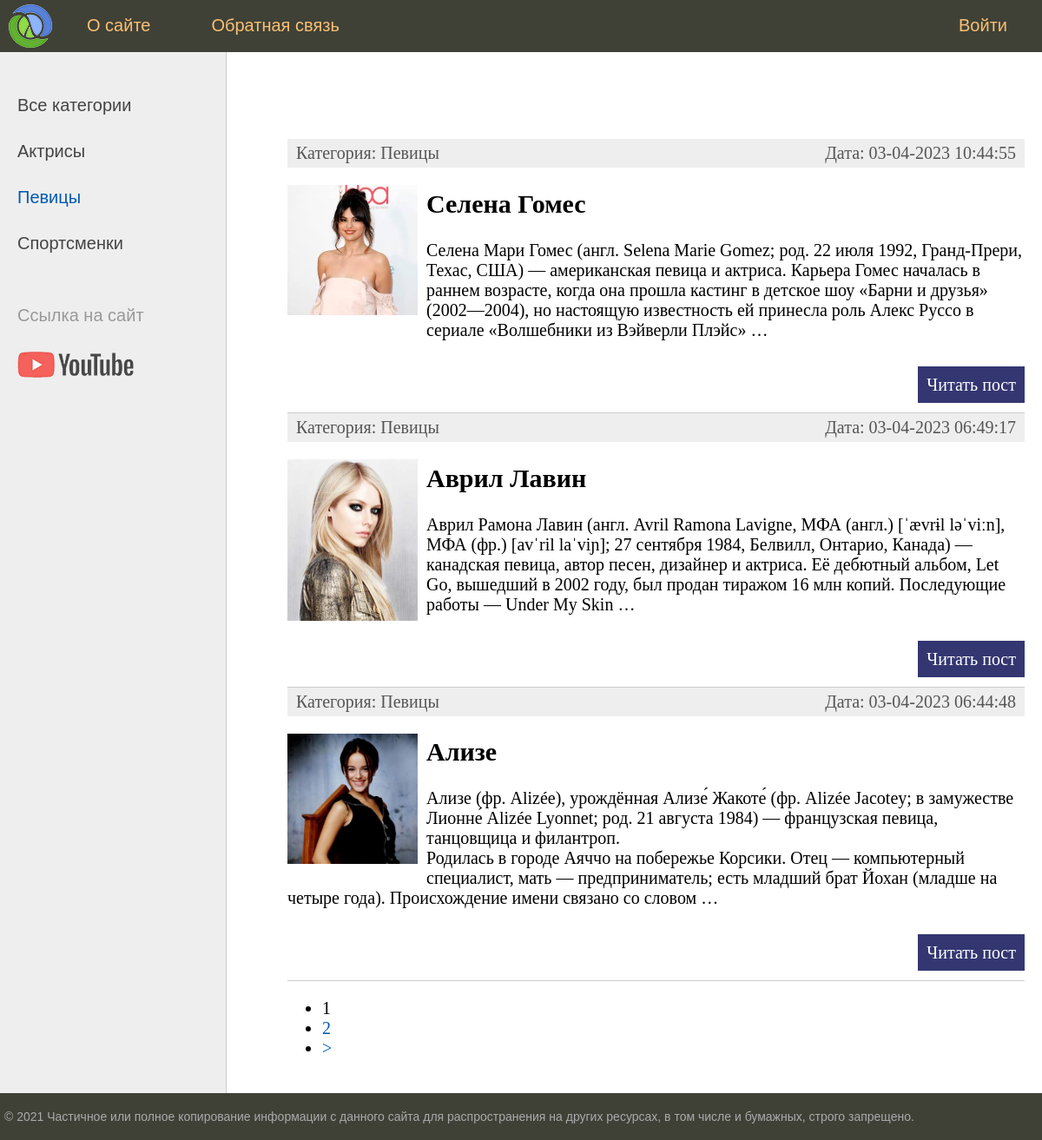
Screenshot of /category/pevicy/ with the database file from the repository.
### women/models.py (models this page shows, shortened)
class Category(models.Model):
    name = models.CharField(max_length=100, db_index=True, verbose_name="Категория")
    slug = models.SlugField(max_length=255, unique=True, db_index=True, verbose_name="URL")
    def __str__(self):
        return self.name
    def get_absolute_url(self):
        return reverse('category', kwargs={'cat_slug': self.slug})
    class Meta:
        verbose_name = 'Категорию'
        verbose_name_plural = 'Категории'
        ordering = ['id']

class Women(models.Model):
    title = models.CharField(max_length=255, verbose_name="Заголовок")
    slug = models.SlugField(max_length=255, unique=True, db_index=True, verbose_name="URL")
    content = models.TextField(blank=True, verbose_name="Текст статьи")                                    #  blank=True поле может оставаться пустым
    photo = models.ImageField(upload_to="photos/%Y/%m/%d/", verbose_name="Фото")                           #  подкаталог photos/%Y/%m/%d/ текущий год/месяц/день
    time_create = models.DateTimeField(auto_now_add=True, verbose_name="Время создания")                   #  auto_now_add=True примет текущее время в момент записи и его не поменяет
    time_update = models.DateTimeField(auto_now=True, verbose_name="Время изменения")                      #  auto_now=True примет текущее время в момент записи и его поменяет в случае редактирования
    is_published = models.BooleanField(default=True, verbose_name="Публикация")                            #  default=True при добавлении новой записи то данное поле по умол. примет True
    cat = models.ForeignKey('Category', on_delete=models.PROTECT, verbose_name="Категория")                # 'Category' имя класса в кавычках поскольку class Category идет после class Women
    def get_absolute_url(self):
        return reverse('post', kwargs={'post_slug': self.slug})
    class Meta:
        verbose_name = 'Известные женщины'
        verbose_name_plural = 'Известные женщины'
        ordering = ['-time_create', 'title']                                                                #  Сортировка по времени в admin django

### women/views.py (the view)
# urls.py: path('category/<slug:cat_slug>/', WomenCategory.as_view(), name='category'),
class WomenCategory(DataMixin, ListView):
    model = Women                                 #  Отобразить список статей
    template_name = 'women/index.html'            #  Указать ссылку на шаблон
    context_object_name = 'posts'                 #  Указать переменную 'posts'
    allow_empty = False
    def get_queryset(self):                                                                   #  Метод позволяющий фильтровать публикации т.е показывать только то что разрешено
        return Women.objects.filter(cat__slug=self.kwargs['cat_slug'], is_published=True)     #  Показывать только те публикации в которых значение True
    def get_context_data(self, *, object_list=None, **kwargs):
        context = super().get_context_data(**kwargs)                                          #  Фрмирования контекста данных имеющиеся в род. классе ListView
        c_def = self.get_user_context(title='Категория - ' + str(context['posts'][0].cat),
                                      cat_selected=context['posts'][0].cat_id)
        return dict(list(context.items()) + list(c_def.items()))

### women/utils.py (called while the page is built)
    def get_user_context(self, **kwargs):                       #  Создает контекст для шаблона  f.e template_name --> 'women/index.html'
        context = kwargs                                        #  Формирование списка категорий
        cats = Category.objects.annotate(Count('women'))        #  Не отображать рубрику(и) в которых отсутствует запись статья
        user_menu = menu.copy()                                 #  Создает копию словаря 'menu' с сохраняем ее в переменной 'user_menu'
        if not self.request.user.is_authenticated:
            user_menu.pop(1)
        context['menu'] = user_menu                             #  Передает ссылку на 'menu'
        context['cats'] = cats                                  #  Прописывает контекст для рубрик
        if 'cat_selected' not in context:
            context['cat_selected'] = 0
        return context

### women/templates/women/index.html (shortened to what this page needs)
{% extends 'women/base.html' %}
{% block content %}
<ul class="list-articles">
    {% for p in posts %}
    <li>
        <div class="article-panel">
            <p class="first">Категория: {{p.cat}}</p>
            <p class="last">Дата: {{p.time_update|date:"d-m-Y H:i:s"}}</p>
        </div>
        {% if p.photo %}
        <p><img class="img-article-left thumb" src="{{p.photo.url}}"></p>
        {% endif %}
        <h2>{{p.title}}</h2>
        {% autoescape off %}
        {{p.content|linebreaks|truncatewords:50}}
        {% endautoescape %}
        <p class="link-read-post"><a href="{{ p.get_absolute_url }}">Читать пост</a></p>
    </li>
    {% endfor %}
</ul>
{% endblock %}

### women/templates/women/base.html (shortened to what this page needs)
{% load static %}
{% load women_tags %}
<!DOCTYPE html>
<html>
<head>
    <link type="text/css" href="{% static 'women/css/styles.css' %}" rel="stylesheet" />
</head>
<body>
    <table class="table-page" border=0 cellpadding="0" cellspacing="0">
        <tr>
            <td valign=top>
                {% block mainmenu %}
                <div class="header">
                    <ul id="mainmenu" class="mainmenu">
                        <li class="logo"><a href="{% url 'home' %}">
                                <div class="logo"></div>
                            </a></li>
                        {% for m in menu %}
                        {% if not forloop.last %}
                        <li><a href="{% url m.url_name %}">{{m.title}}</a></li>
                        {% else %}
                        <li class="last"><a href="{% url m.url_name %}">{{m.title}}</a></li>
                        {% endif %}
                        {% endfor %}
                    </ul>
                </div>
                {% endblock mainmenu %}
                <table class="table-content" border=0 cellpadding="0" cellspacing="0">
                    <tr>
                        <td valign="top" class="left-chapters">
                            <ul id="leftchapters">
                                {% if cat_selected == 0 %}
                                <li class="selected">Все категории</li>
                                {% else %}
                                <li><a href="{% url 'home' %}">Все категории</a></li>
                                {% endif %}
                                {% for c in cats %}
                                {% if c.women__count > 0 %}
                                {% if c.pk == cat_selected %}
                                <li class="selected">{{c.name}}</li>
                                {% else %}
                                <li><a href="{{c.get_absolute_url}}">{{c.name}}</a></li>
                                {% endif %}
                                {% endif %}
                                {% endfor %}
                                <li class="share">
                                    <p>Ссылка на сайт</p>
                                    <a class="share-yt" href="https://www.youtube.com" target="_blank"
                                        rel="nofollow"></a>
                                </li>
                            </ul>
                        </td>
                        <td valign="top" class="content">
                            <div class="content-text">
                                {% block content %}
                                {% endblock %}
                                {% if page_obj.has_other_pages %}
                                <nav class="list-pages">
                                    <ul>
                                        {% for p in paginator.page_range %}
                                        {% if page_obj.number == p %}
                                        <li class="page-num page-num-selected">{{p}}</li>
                                        {% elif p >= page_obj.number|add:-2 and p <= page_obj.number|add:2 %} <li
                                            class="page-num">
                                            <a href="?page={{p}}">{{p}}</a>
                                            </li>
                                            {% endif %}
                                            {% endfor %}
                                            {% if page_obj.has_next %}
                                            <li class="page-num">
                                                <a href="?page={{page_obj.next_page_number}}">&gt;</a>
                                            </li>
                                            {% endif %}
                                    </ul>
                                </nav>
                                {% endif %}
                            </div>
                        </td>
                    </tr>
                </table>
            </td>
        </tr>
        <tr>
            <td valign=top>
                <div id="footer">
                    <p>&copy; 2021 Частичное или полное копирование информации с данного сайта для распространения на
                        других ресурсах, в том числе и бумажных, строго запрещено.</p>
                </div>
            </td>
        </tr>
    </table>
</body>
</html>

### women/static/women/css/styles.css (style rules this page uses)
html, body { font-family: 'Arial'; margin: 0; padding: 0; height: 100%; width: 100%; color: #444; }
a { color: #0059b2; text-decoration: none; }
img { max-width: 600px; height: auto; }
img.img-article-left { max-width: 300px; height: auto; float: left; padding: 0 10px 10px 0; }
img.img-article-left.thumb { max-width: 150px; height: auto; }
p.link-read-post { text-align: right; }
p.link-read-post a { padding: 10px; min-width: 100px; background: #333671; color: #fff; text-decoration: none; }
div.article-panel { background: #eee; padding: 5px 10px 5px 10px; box-sizing: border-box; overflow: hidden; color: #555; }
div.article-panel p.first { margin: 0; float: left; }
div.article-panel p.last { margin: 0; float: right; }
ul.list-articles { list-style: none; margin: 0; padding: 0; }
ul.list-articles li { border-bottom: 1px solid #ccc; }
.table-page { width: 100%; height: 100%; vertical-align: top; }
.table-page tr { height: 100%; }
.header { background: #3F4137; height: 60px; }
.logo { background: url('../images/logo.png') no-repeat 10px 5px; width: 70px; height: 60px; }
ul.mainmenu { list-style: none; margin: 0; padding: 0; height: 60px; color: #fdc073; font-size: 20px; overflow: hidden; }
ul.mainmenu li { float: left; margin: 18px 40px 0 30px; }
ul.mainmenu li.logo { margin: 0; }
ul.mainmenu li.last { float: right; }
ul.mainmenu li a { color: #fdc073; text-decoration: none; }
.table-content { width: 100%; min-height: 100%; height: 100%; }
.left-chapters { margin: 0; background: #eee; border-right: 1px solid #ccc; min-height: 100%; }
.left-chapters ul { width: 230px; min-height: 100%; margin: 0; padding: 20px 10px 10px 20px; list-style: none; font-size: 20px; }
.left-chapters ul li { margin: 30px 0 0 0; color: #999; }
.left-chapters ul li.selected { color: #0059b2; }
.left-chapters ul li a { color: #444; text-decoration: none; }
.left-chapters ul li.share { margin: 60px 0 0 0; }
.left-chapters ul li.share p { margin: 30px 0 30px 0; }
.left-chapters ul li.share a { display: inline-block; width: 40px; height: 40px; margin: 0 20px 0 0; }
.left-chapters ul li.share a.share-yt { width: 100%; height: 30px; background: url('../images/share_yt.png') no-repeat 0 0 }
.content { padding: 40px 20px 20px 40px; width: 100%; box-sizing: border-box; }
.content-text { margin: 60px 0 0 30px; color: #000; font-size: 20px; font-family: Yandex Sans Display Light; }
#footer { box-sizing: border-box; background: #3F4137; padding: 5px; color: #aaa; font-size: 14px; font-family: Verdana, Geneva, Arial, Helvetica; text-align: left; overflow: hidden; }

### rows the page displays
Category: name "Актрисы"
Category: name "Певицы"
Category: name "Спортсменки"
Women: cat "Певицы", time_update "03-04-2023 10:44:55", photo (picture), title "Селена Гомес", content "Селена Мари Гомес (англ. Selena Marie Gomez; род. 22 июля 1992, Гранд-Прери, Техас, США) — американская певица и актриса. Карьера Гомес началась в раннем возрасте, когда она прошла кастинг в детское шоу «Барни и друзья» (2002—2004), но настоящую известность ей принесла роль Алекс Руссо в сериале «Волшебники из Вэйверли Плэйс» …"
Women: cat "Певицы", time_update "03-04-2023 06:49:17", photo (picture), title "Аврил Лавин", content "Аврил Рамона Лавин (англ. Avril Ramona Lavigne, МФА (англ.) [ˈævrɨl ləˈviːn], МФА (фр.) [avˈril laˈviɲ]; 27 сентября 1984, Белвилл, Онтарио, Канада) — канадская певица, автор песен, дизайнер и актриса. Её дебютный альбом, Let Go, вышедший в 2002 году, был продан тиражом 16 млн копий. Последующие работы — Under My Skin …"
Women: cat "Певицы", time_update "03-04-2023 06:44:48", photo (picture), title "Ализе", content "Ализе (фр. Alizée), урождённая Ализе́ Жакоте́ (фр. Alizée Jacotey; в замужестве Лионне́ Alizée Lyonnet; род. 21 августа 1984) — французская певица, танцовщица и филантроп. Родилась в городе Аяччо на побережье Корсики. Отец — компьютерный специалист, мать — предприниматель; есть младший брат Йохан (младше на четыре года). Происхождение имени связано со словом …"

### other values shown
{{ m.title }} "О сайте" "Обратная связь"
{{ m.title }} "Войти"
{{ p }} "1"
{{ p }} "2"
